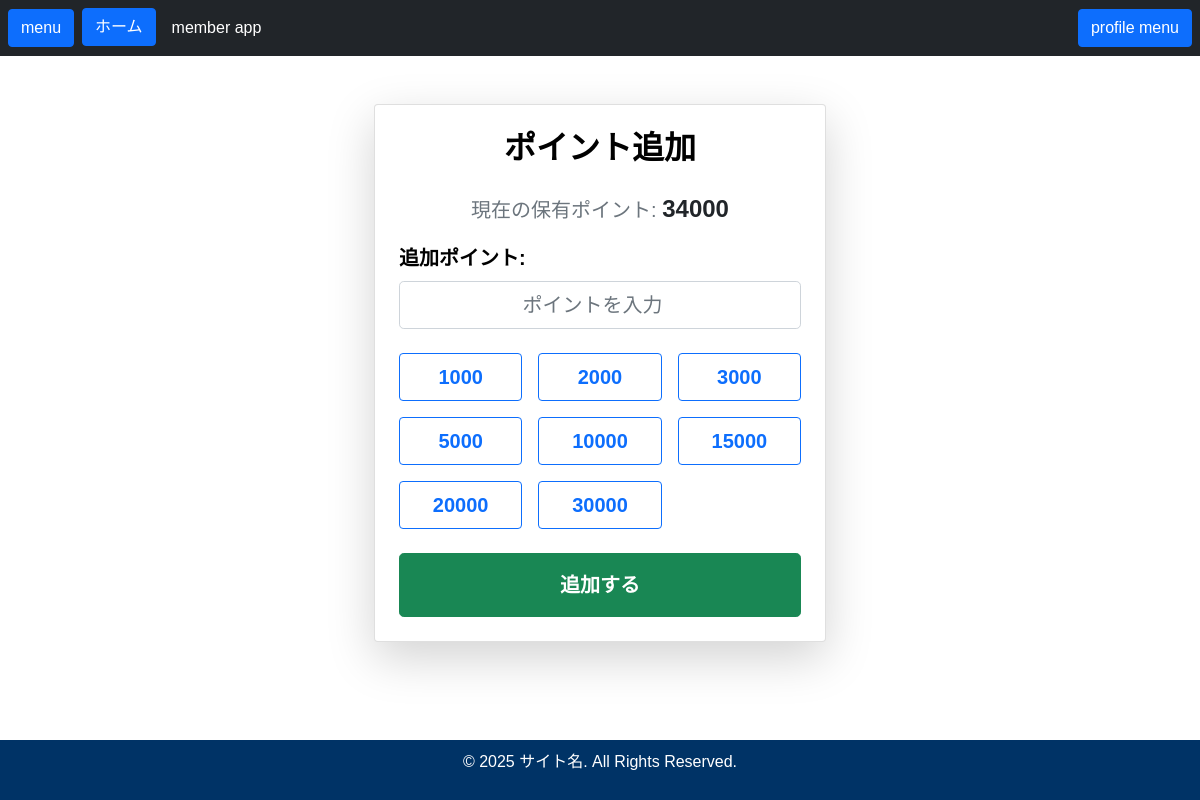
Before: /member/add_points/ (signed in) with the older database file.
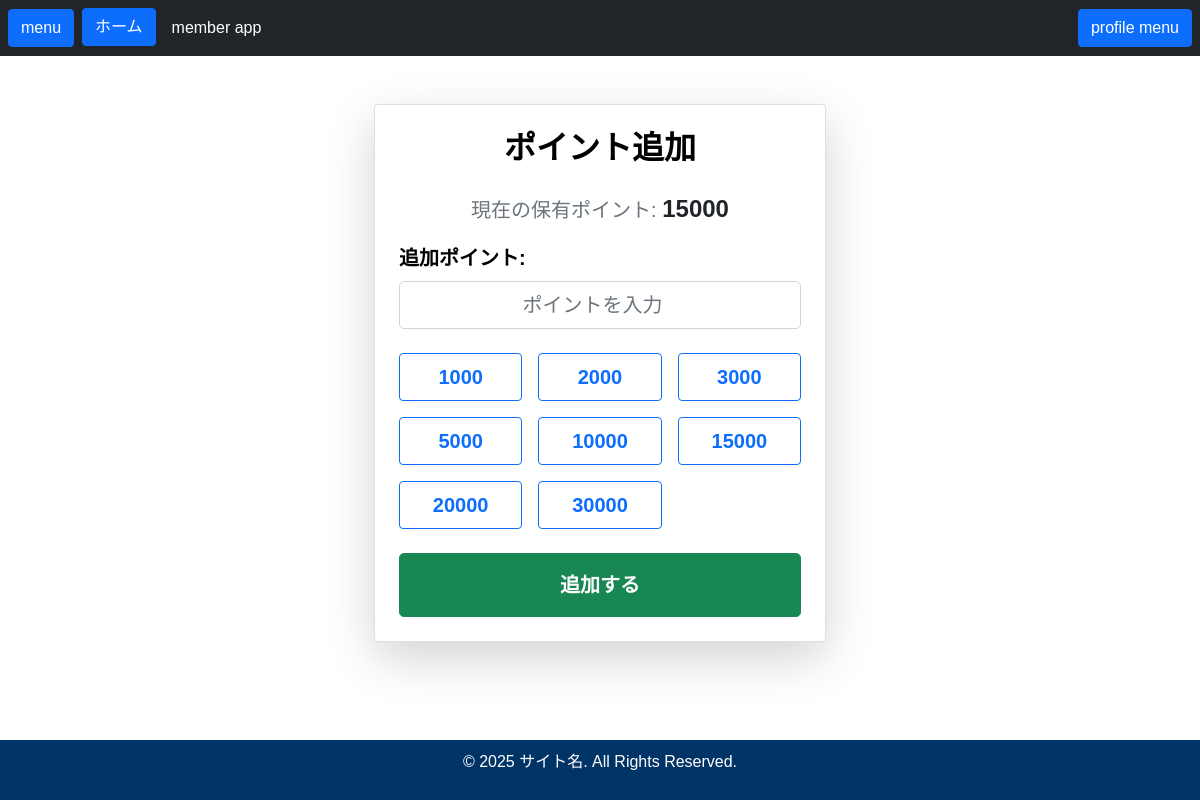
After: the same page with the newer database file.
### main/models.py (models this page shows, shortened)
class Wallet(models.Model):
    member = models.OneToOneField(Member, on_delete=models.CASCADE, related_name="wallet", verbose_name="会員")
    balance = models.PositiveIntegerField(default=0, verbose_name="ポイント残高")
    class Meta:
        verbose_name_plural = "ウォレット"

### member/views.py (the view, shortened to what this page needs)
# urls.py: path('add_points/', AddPointsView.as_view(), name='add_points'),
class AddPointsView(View):
    def get(self, request):
        point_values = [1000, 2000, 3000, 5000, 10000, 15000, 20000, 30000]
        if not hasattr(request.user, 'member'):
            messages.error(request, "このページにアクセスする権限がありません。")
            return redirect('member:index')  # リダイレクト先を適切に設定
        wallet = Wallet.objects.get_or_create(member=request.user.member)
        wallet = wallet[0] if isinstance(wallet, tuple) else wallet
        return render(request, 'member/add_points.html', {'wallet': wallet, 'point_values': point_values})

### main/templatetags/user_filters.py (called while the page is built)
@register.filter
def is_admin(user):
    return user.is_superuser  # 管理者かどうかを判定

@register.filter
def is_member(user):
    return hasattr(user, 'member')  # Memberとしての関連があるか確認

### member/templates/member/add_points.html (shortened to what this page needs)
{% extends 'base.html' %}
{% block content %}
<div class="container mt-4" style="max-width: 500px;">
    <div class="card shadow-lg mx-auto">
        <div class="card-body p-4">
            <h2 class="mb-4 text-center fw-bold">ポイント追加</h2>
            <p class="text-muted fs-5 mb-3 text-center">
                現在の保有ポイント: <strong class="text-dark fs-4">{{ wallet.balance }}</strong>
            </p>
            <form method="post">
                <div class="mb-4">
                    <label for="pointInput" class="form-label fs-5 fw-bold">追加ポイント:</label>
                    <input type="number" id="pointInput" name="points" class="form-control form-control-lg text-center"
                           placeholder="ポイントを入力" min="0">
                </div>
                <div class="d-grid gap-3 mb-4" style="grid-template-columns: repeat(auto-fit, minmax(100px, 1fr));">
                    {% for value in point_values %}
                    <button
                        type="button"
                        class="btn btn-outline-primary fs-5 fw-bold py-2"
                        onclick="setPointValue({{ value }})">
                        {{ value }}
                    </button>
                    {% endfor %}
                </div>
                <button type="submit" class="btn btn-success btn-lg w-100 py-3 fs-5 fw-bold">追加する</button>
            </form>
        </div>
    </div>
</div>
{% endblock %}

Changed rows visible on the page:
removed Wallet: balance "34000"
added Wallet: balance "15000"
